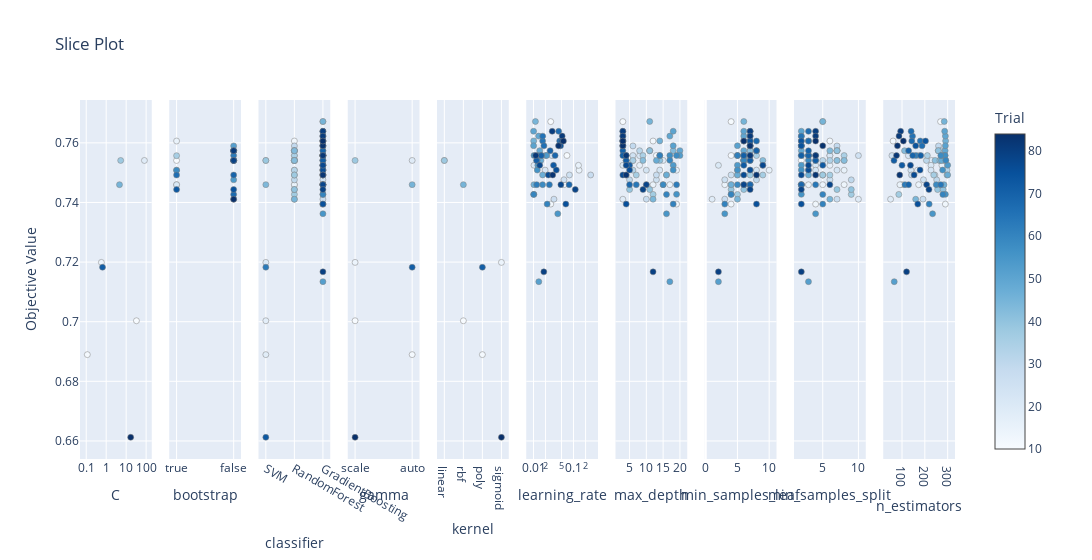

Notebook code for this chart:
### Code cell
# 3. Slice Plot
plot_slice(study).show()

### Figure 1 — Plotly figure (JSON) as saved in the notebook; plotly's stock layout.template omitted (floating-point values rounded to 4 significant figures)
{"data": [{"marker": {"color": [10, 11, 14, 19, 38, 45, 71, 84], "colorbar": {"title": {"text": "Trial"}, "x": 1, "xpad": 40}, "colorscale": [[0, "rgb(247,251,255)"], [0.125, "rgb(222,235,247)"], [0.25, "rgb(198,219,239)"], [0.375, "rgb(158,202,225)"], [0.5, "rgb(107,174,214)"], [0.625, "rgb(66,146,198)"], [0.75, "rgb(33,113,181)"], [0.875, "rgb(8,81,156)"], [1, "rgb(8,48,107)"]], "line": {"color": "Grey", "width": 0.5}, "showscale": true}, "mode": "markers", "name": "Feasible Trial", "showlegend": false, "type": "scatter", "x": [32.78, 0.1136, 0.5739, 82.11, 5.315, 4.631, 0.6551, 16.89], "xaxis": "x", "y": [0.7003, 0.689, 0.7199, 0.7541, 0.7541, 0.746, 0.7183, 0.6612], "yaxis": "y"}, {"marker": {"color": [0, 3, 6, 7, 12, 13, 16, 18, 25, 26, 27, 28, 29, 30, 31, 32, 33, 34, 35, 36, 37, 39, 40, 41, 42, 43, 44, 46], "colorbar": {"title": {"text": "Trial"}, "x": 1, "xpad": 40}, "colorscale": [[0, "rgb(247,251,255)"], [0.125, "rgb(222,235,247)"], [0.25, "rgb(198,219,239)"], [0.375, "rgb(158,202,225)"], [0.5, "rgb(107,174,214)"], [0.625, "rgb(66,146,198)"], [0.75, "rgb(33,113,181)"], [0.875, "rgb(8,81,156)"], [1, "rgb(8,48,107)"]], "line": {"color": "Grey", "width": 0.5}, "showscale": false}, "mode": "markers", "name": "Feasible Trial", "showlegend": false, "type": "scatter", "x": [true, true, true, true, false, false, true, true, false, false, false, false, false, true, false, false, false, false, true, false, false, true, false, false, false, false, false, false], "xaxis": "x2", "y": [0.7541, 0.7606, 0.746, 0.7459, 0.7411, 0.7541, 0.7557, 0.7508, 0.7574, 0.759, 0.7476, 0.7541, 0.7574, 0.7508, 0.7574, 0.7541, 0.7557, 0.7541, 0.7492, 0.7427, 0.7492, 0.7443, 0.7443, 0.7574, 0.7541, 0.7541, 0.7574, 0.7411], "yaxis": "y2"}, {"marker": {"color": [0, 1, 2, 3, 4, 5, 6, 7, 8, 9, 10, 11, 12, 13, 14, 15, 16, 17, 18, 19, 20, 21, 22, 23, 24, 25, 26, 27, 28, 29, 30, 31, 32, 33, 34, 35, 36, 37, 38, 39, 40, 41, 42, 43, 44, 45, 46, 47, 48, 49, 50, 51, 52, 53, 54, 55, 56, 57, 58, 59, 60, 61, 62, 63, 64, 65, 66, 67, 68, 69, 70, 71, 72, 73, 74, 75, 76, 77, 78, 79, 80, 81, 82, 83, 84, 85, 86, 87, 88, 89, 90, 91, 92, 93, 94, 95, 96, 97, 98, 99], "colorbar": {"title": {"text": "Trial"}, "x": 1, "xpad": 40}, "colorscale": [[0, "rgb(247,251,255)"], [0.125, "rgb(222,235,247)"], [0.25, "rgb(198,219,239)"], [0.375, "rgb(158,202,225)"], [0.5, "rgb(107,174,214)"], [0.625, "rgb(66,146,198)"], [0.75, "rgb(33,113,181)"], [0.875, "rgb(8,81,156)"], [1, "rgb(8,48,107)"]], "line": {"color": "Grey", "width": 0.5}, "showscale": false}, "mode": "markers", "name": "Feasible Trial", "showlegend": false, "type": "scatter", "x": ["RandomForest", "GradientBoosting", "GradientBoosting", "RandomForest", "GradientBoosting", "GradientBoosting", "RandomForest", "RandomForest", "GradientBoosting", "GradientBoosting", "SVM", "SVM", "RandomForest", "RandomForest", "SVM", "GradientBoosting", "RandomForest", "GradientBoosting", "RandomForest", "SVM", "GradientBoosting", "GradientBoosting", "GradientBoosting", "GradientBoosting", "GradientBoosting", "RandomForest", "RandomForest", "RandomForest", "RandomForest", "RandomForest", "RandomForest", "RandomForest", "RandomForest", "RandomForest", "RandomForest", "RandomForest", "RandomForest", "RandomForest", "SVM", "RandomForest", "RandomForest", "RandomForest", "RandomForest", "RandomForest", "RandomForest", "SVM", "RandomForest", "GradientBoosting", "GradientBoosting", "GradientBoosting", "GradientBoosting", "GradientBoosting", "GradientBoosting", "GradientBoosting", "GradientBoosting", "GradientBoosting", "GradientBoosting", "GradientBoosting", "GradientBoosting", "GradientBoosting", "GradientBoosting", "GradientBoosting", "GradientBoosting", "GradientBoosting", "GradientBoosting", "GradientBoosting", "GradientBoosting", "GradientBoosting", "GradientBoosting", "GradientBoosting", "GradientBoosting", "SVM", "GradientBoosting", "GradientBoosting", "GradientBoosting", "GradientBoosting", "GradientBoosting", "GradientBoosting", "GradientBoosting", "GradientBoosting", "GradientBoosting", "GradientBoosting", "GradientBoosting", "GradientBoosting", "SVM", "GradientBoosting", "GradientBoosting", "GradientBoosting", "GradientBoosting", "GradientBoosting", "GradientBoosting", "GradientBoosting", "GradientBoosting", "GradientBoosting", "GradientBoosting", "GradientBoosting", "GradientBoosting", "GradientBoosting", "GradientBoosting", "GradientBoosting"], "xaxis": "x3", "y": [0.7541, 0.7671, 0.7558, 0.7606, 0.7395, 0.746, 0.746, 0.7459, 0.7508, 0.7525, 0.7003, 0.689, 0.7411, 0.7541, 0.7199, 0.7525, 0.7557, 0.7509, 0.7508, 0.7541, 0.7557, 0.7476, 0.7492, 0.7411, 0.7492, 0.7574, 0.759, 0.7476, 0.7541, 0.7574, 0.7508, 0.7574, 0.7541, 0.7557, 0.7541, 0.7492, 0.7427, 0.7492, 0.7541, 0.7443, 0.7443, 0.7574, 0.7541, 0.7541, 0.7574, 0.746, 0.7411, 0.7672, 0.7606, 0.746, 0.7492, 0.7541, 0.7574, 0.7623, 0.7639, 0.759, 0.7134, 0.7557, 0.7525, 0.7557, 0.7362, 0.7427, 0.7509, 0.7558, 0.7558, 0.746, 0.7541, 0.7427, 0.7394, 0.7558, 0.746, 0.7183, 0.746, 0.7606, 0.7622, 0.759, 0.7639, 0.7606, 0.746, 0.7557, 0.7574, 0.7557, 0.7541, 0.7525, 0.6612, 0.7606, 0.759, 0.7394, 0.7509, 0.7492, 0.7525, 0.746, 0.7443, 0.7167, 0.7639, 0.7623, 0.7557, 0.7492, 0.759, 0.7606], "yaxis": "y3"}, {"marker": {"color": [10, 11, 14, 19, 38, 45, 71, 84], "colorbar": {"title": {"text": "Trial"}, "x": 1, "xpad": 40}, "colorscale": [[0, "rgb(247,251,255)"], [0.125, "rgb(222,235,247)"], [0.25, "rgb(198,219,239)"], [0.375, "rgb(158,202,225)"], [0.5, "rgb(107,174,214)"], [0.625, "rgb(66,146,198)"], [0.75, "rgb(33,113,181)"], [0.875, "rgb(8,81,156)"], [1, "rgb(8,48,107)"]], "line": {"color": "Grey", "width": 0.5}, "showscale": false}, "mode": "markers", "name": "Feasible Trial", "showlegend": false, "type": "scatter", "x": ["scale", "auto", "scale", "auto", "scale", "auto", "auto", "scale"], "xaxis": "x4", "y": [0.7003, 0.689, 0.7199, 0.7541, 0.7541, 0.746, 0.7183, 0.6612], "yaxis": "y4"}, {"marker": {"color": [10, 11, 14, 19, 38, 45, 71, 84], "colorbar": {"title": {"text": "Trial"}, "x": 1, "xpad": 40}, "colorscale": [[0, "rgb(247,251,255)"], [0.125, "rgb(222,235,247)"], [0.25, "rgb(198,219,239)"], [0.375, "rgb(158,202,225)"], [0.5, "rgb(107,174,214)"], [0.625, "rgb(66,146,198)"], [0.75, "rgb(33,113,181)"], [0.875, "rgb(8,81,156)"], [1, "rgb(8,48,107)"]], "line": {"color": "Grey", "width": 0.5}, "showscale": false}, "mode": "markers", "name": "Feasible Trial", "showlegend": false, "type": "scatter", "x": ["rbf", "poly", "sigmoid", "linear", "linear", "rbf", "poly", "sigmoid"], "xaxis": "x5", "y": [0.7003, 0.689, 0.7199, 0.7541, 0.7541, 0.746, 0.7183, 0.6612], "yaxis": "y5"}, {"marker": {"color": [1, 2, 4, 5, 8, 9, 15, 17, 20, 21, 22, 23, 24, 47, 48, 49, 50, 51, 52, 53, 54, 55, 56, 57, 58, 59, 60, 61, 62, 63, 64, 65, 66, 67, 68, 69, 70, 72, 73, 74, 75, 76, 77, 78, 79, 80, 81, 82, 83, 85, 86, 87, 88, 89, 90, 91, 92, 93, 94, 95, 96, 97, 98, 99], "colorbar": {"title": {"text": "Trial"}, "x": 1, "xpad": 40}, "colorscale": [[0, "rgb(247,251,255)"], [0.125, "rgb(222,235,247)"], [0.25, "rgb(198,219,239)"], [0.375, "rgb(158,202,225)"], [0.5, "rgb(107,174,214)"], [0.625, "rgb(66,146,198)"], [0.75, "rgb(33,113,181)"], [0.875, "rgb(8,81,156)"], [1, "rgb(8,48,107)"]], "line": {"color": "Grey", "width": 0.5}, "showscale": false}, "mode": "markers", "name": "Feasible Trial", "showlegend": false, "type": "scatter", "x": [0.02694, 0.06843, 0.02701, 0.05836, 0.1376, 0.1328, 0.0103, 0.01952, 0.02894, 0.05757, 0.07899, 0.03241, 0.2677, 0.01118, 0.01012, 0.01025, 0.01689, 0.01523, 0.0143, 0.01342, 0.01005, 0.01006, 0.01356, 0.02009, 0.01282, 0.02126, 0.04041, 0.01024, 0.01242, 0.0103, 0.01298, 0.01689, 0.01241, 0.01006, 0.02192, 0.01588, 0.01205, 0.02495, 0.01694, 0.01698, 0.01822, 0.04258, 0.04499, 0.07768, 0.03463, 0.026, 0.01562, 0.01186, 0.03163, 0.05107, 0.04736, 0.06419, 0.03708, 0.02354, 0.01432, 0.04833, 0.1106, 0.01813, 0.0293, 0.05198, 0.01143, 0.03017, 0.04221, 0.05589], "xaxis": "x6", "y": [0.7671, 0.7558, 0.7395, 0.746, 0.7508, 0.7525, 0.7525, 0.7509, 0.7557, 0.7476, 0.7492, 0.7411, 0.7492, 0.7672, 0.7606, 0.746, 0.7492, 0.7541, 0.7574, 0.7623, 0.7639, 0.759, 0.7134, 0.7557, 0.7525, 0.7557, 0.7362, 0.7427, 0.7509, 0.7558, 0.7558, 0.746, 0.7541, 0.7427, 0.7394, 0.7558, 0.746, 0.746, 0.7606, 0.7622, 0.759, 0.7639, 0.7606, 0.746, 0.7557, 0.7574, 0.7557, 0.7541, 0.7525, 0.7606, 0.759, 0.7394, 0.7509, 0.7492, 0.7525, 0.746, 0.7443, 0.7167, 0.7639, 0.7623, 0.7557, 0.7492, 0.759, 0.7606], "yaxis": "y6"}, {"marker": {"color": [0, 1, 2, 3, 4, 5, 6, 7, 8, 9, 12, 13, 15, 16, 17, 18, 20, 21, 22, 23, 24, 25, 26, 27, 28, 29, 30, 31, 32, 33, 34, 35, 36, 37, 39, 40, 41, 42, 43, 44, 46, 47, 48, 49, 50, 51, 52, 53, 54, 55, 56, 57, 58, 59, 60, 61, 62, 63, 64, 65, 66, 67, 68, 69, 70, 72, 73, 74, 75, 76, 77, 78, 79, 80, 81, 82, 83, 85, 86, 87, 88, 89, 90, 91, 92, 93, 94, 95, 96, 97, 98, 99], "colorbar": {"title": {"text": "Trial"}, "x": 1, "xpad": 40}, "colorscale": [[0, "rgb(247,251,255)"], [0.125, "rgb(222,235,247)"], [0.25, "rgb(198,219,239)"], [0.375, "rgb(158,202,225)"], [0.5, "rgb(107,174,214)"], [0.625, "rgb(66,146,198)"], [0.75, "rgb(33,113,181)"], [0.875, "rgb(8,81,156)"], [1, "rgb(8,48,107)"]], "line": {"color": "Grey", "width": 0.5}, "showscale": false}, "mode": "markers", "name": "Feasible Trial", "showlegend": false, "type": "scatter", "x": [6, 3, 13, 12, 19, 10, 17, 12, 19, 8, 3, 15, 3, 8, 14, 10, 6, 13, 16, 10, 13, 11, 6, 5, 4, 8, 6, 11, 4, 9, 6, 7, 12, 4, 5, 11, 11, 14, 9, 18, 12, 11, 14, 15, 16, 13, 20, 17, 18, 18, 17, 20, 18, 14, 16, 19, 18, 17, 19, 15, 17, 16, 18, 14, 19, 7, 3, 3, 3, 3, 3, 5, 4, 3, 3, 4, 5, 3, 3, 4, 5, 3, 4, 10, 9, 12, 3, 3, 4, 4, 3, 3], "xaxis": "x7", "y": [0.7541, 0.7671, 0.7558, 0.7606, 0.7395, 0.746, 0.746, 0.7459, 0.7508, 0.7525, 0.7411, 0.7541, 0.7525, 0.7557, 0.7509, 0.7508, 0.7557, 0.7476, 0.7492, 0.7411, 0.7492, 0.7574, 0.759, 0.7476, 0.7541, 0.7574, 0.7508, 0.7574, 0.7541, 0.7557, 0.7541, 0.7492, 0.7427, 0.7492, 0.7443, 0.7443, 0.7574, 0.7541, 0.7541, 0.7574, 0.7411, 0.7672, 0.7606, 0.746, 0.7492, 0.7541, 0.7574, 0.7623, 0.7639, 0.759, 0.7134, 0.7557, 0.7525, 0.7557, 0.7362, 0.7427, 0.7509, 0.7558, 0.7558, 0.746, 0.7541, 0.7427, 0.7394, 0.7558, 0.746, 0.746, 0.7606, 0.7622, 0.759, 0.7639, 0.7606, 0.746, 0.7557, 0.7574, 0.7557, 0.7541, 0.7525, 0.7606, 0.759, 0.7394, 0.7509, 0.7492, 0.7525, 0.746, 0.7443, 0.7167, 0.7639, 0.7623, 0.7557, 0.7492, 0.759, 0.7606], "yaxis": "y7"}, {"marker": {"color": [0, 1, 2, 3, 4, 5, 6, 7, 8, 9, 12, 13, 15, 16, 17, 18, 20, 21, 22, 23, 24, 25, 26, 27, 28, 29, 30, 31, 32, 33, 34, 35, 36, 37, 39, 40, 41, 42, 43, 44, 46, 47, 48, 49, 50, 51, 52, 53, 54, 55, 56, 57, 58, 59, 60, 61, 62, 63, 64, 65, 66, 67, 68, 69, 70, 72, 73, 74, 75, 76, 77, 78, 79, 80, 81, 82, 83, 85, 86, 87, 88, 89, 90, 91, 92, 93, 94, 95, 96, 97, 98, 99], "colorbar": {"title": {"text": "Trial"}, "x": 1, "xpad": 40}, "colorscale": [[0, "rgb(247,251,255)"], [0.125, "rgb(222,235,247)"], [0.25, "rgb(198,219,239)"], [0.375, "rgb(158,202,225)"], [0.5, "rgb(107,174,214)"], [0.625, "rgb(66,146,198)"], [0.75, "rgb(33,113,181)"], [0.875, "rgb(8,81,156)"], [1, "rgb(8,48,107)"]], "line": {"color": "Grey", "width": 0.5}, "showscale": false}, "mode": "markers", "name": "Feasible Trial", "showlegend": false, "type": "scatter", "x": [6, 4, 4, 6, 4, 4, 3, 7, 10, 9, 1, 7, 2, 6, 8, 5, 5, 3, 4, 3, 5, 7, 7, 8, 6, 8, 7, 7, 6, 8, 6, 9, 5, 7, 4, 6, 7, 7, 9, 8, 5, 6, 6, 4, 5, 6, 6, 6, 6, 5, 2, 6, 5, 6, 3, 4, 5, 5, 6, 5, 6, 4, 3, 5, 6, 7, 7, 7, 7, 7, 8, 7, 7, 8, 6, 7, 6, 7, 7, 8, 7, 6, 9, 6, 7, 2, 7, 7, 7, 8, 7, 6], "xaxis": "x8", "y": [0.7541, 0.7671, 0.7558, 0.7606, 0.7395, 0.746, 0.746, 0.7459, 0.7508, 0.7525, 0.7411, 0.7541, 0.7525, 0.7557, 0.7509, 0.7508, 0.7557, 0.7476, 0.7492, 0.7411, 0.7492, 0.7574, 0.759, 0.7476, 0.7541, 0.7574, 0.7508, 0.7574, 0.7541, 0.7557, 0.7541, 0.7492, 0.7427, 0.7492, 0.7443, 0.7443, 0.7574, 0.7541, 0.7541, 0.7574, 0.7411, 0.7672, 0.7606, 0.746, 0.7492, 0.7541, 0.7574, 0.7623, 0.7639, 0.759, 0.7134, 0.7557, 0.7525, 0.7557, 0.7362, 0.7427, 0.7509, 0.7558, 0.7558, 0.746, 0.7541, 0.7427, 0.7394, 0.7558, 0.746, 0.746, 0.7606, 0.7622, 0.759, 0.7639, 0.7606, 0.746, 0.7557, 0.7574, 0.7557, 0.7541, 0.7525, 0.7606, 0.759, 0.7394, 0.7509, 0.7492, 0.7525, 0.746, 0.7443, 0.7167, 0.7639, 0.7623, 0.7557, 0.7492, 0.759, 0.7606], "yaxis": "y8"}, {"marker": {"color": [0, 1, 2, 3, 4, 5, 6, 7, 8, 9, 12, 13, 15, 16, 17, 18, 20, 21, 22, 23, 24, 25, 26, 27, 28, 29, 30, 31, 32, 33, 34, 35, 36, 37, 39, 40, 41, 42, 43, 44, 46, 47, 48, 49, 50, 51, 52, 53, 54, 55, 56, 57, 58, 59, 60, 61, 62, 63, 64, 65, 66, 67, 68, 69, 70, 72, 73, 74, 75, 76, 77, 78, 79, 80, 81, 82, 83, 85, 86, 87, 88, 89, 90, 91, 92, 93, 94, 95, 96, 97, 98, 99], "colorbar": {"title": {"text": "Trial"}, "x": 1, "xpad": 40}, "colorscale": [[0, "rgb(247,251,255)"], [0.125, "rgb(222,235,247)"], [0.25, "rgb(198,219,239)"], [0.375, "rgb(158,202,225)"], [0.5, "rgb(107,174,214)"], [0.625, "rgb(66,146,198)"], [0.75, "rgb(33,113,181)"], [0.875, "rgb(8,81,156)"], [1, "rgb(8,48,107)"]], "line": {"color": "Grey", "width": 0.5}, "showscale": false}, "mode": "markers", "name": "Feasible Trial", "showlegend": false, "type": "scatter", "x": [2, 5, 6, 6, 4, 8, 5, 3, 8, 6, 10, 8, 4, 6, 7, 4, 10, 6, 5, 7, 5, 7, 7, 9, 5, 7, 3, 7, 6, 8, 7, 6, 9, 5, 7, 9, 7, 7, 8, 6, 6, 5, 3, 2, 3, 4, 2, 2, 2, 2, 3, 3, 2, 4, 4, 2, 2, 3, 2, 2, 3, 5, 5, 3, 2, 4, 2, 2, 2, 3, 3, 2, 3, 3, 2, 4, 5, 2, 2, 2, 3, 2, 3, 6, 2, 2, 4, 4, 4, 4, 5, 4], "xaxis": "x9", "y": [0.7541, 0.7671, 0.7558, 0.7606, 0.7395, 0.746, 0.746, 0.7459, 0.7508, 0.7525, 0.7411, 0.7541, 0.7525, 0.7557, 0.7509, 0.7508, 0.7557, 0.7476, 0.7492, 0.7411, 0.7492, 0.7574, 0.759, 0.7476, 0.7541, 0.7574, 0.7508, 0.7574, 0.7541, 0.7557, 0.7541, 0.7492, 0.7427, 0.7492, 0.7443, 0.7443, 0.7574, 0.7541, 0.7541, 0.7574, 0.7411, 0.7672, 0.7606, 0.746, 0.7492, 0.7541, 0.7574, 0.7623, 0.7639, 0.759, 0.7134, 0.7557, 0.7525, 0.7557, 0.7362, 0.7427, 0.7509, 0.7558, 0.7558, 0.746, 0.7541, 0.7427, 0.7394, 0.7558, 0.746, 0.746, 0.7606, 0.7622, 0.759, 0.7639, 0.7606, 0.746, 0.7557, 0.7574, 0.7557, 0.7541, 0.7525, 0.7606, 0.759, 0.7394, 0.7509, 0.7492, 0.7525, 0.746, 0.7443, 0.7167, 0.7639, 0.7623, 0.7557, 0.7492, 0.759, 0.7606], "yaxis": "y9"}, {"marker": {"color": [0, 1, 2, 3, 4, 5, 6, 7, 8, 9, 12, 13, 15, 16, 17, 18, 20, 21, 22, 23, 24, 25, 26, 27, 28, 29, 30, 31, 32, 33, 34, 35, 36, 37, 39, 40, 41, 42, 43, 44, 46, 47, 48, 49, 50, 51, 52, 53, 54, 55, 56, 57, 58, 59, 60, 61, 62, 63, 64, 65, 66, 67, 68, 69, 70, 72, 73, 74, 75, 76, 77, 78, 79, 80, 81, 82, 83, 85, 86, 87, 88, 89, 90, 91, 92, 93, 94, 95, 96, 97, 98, 99], "colorbar": {"title": {"text": "Trial"}, "x": 1, "xpad": 40}, "colorscale": [[0, "rgb(247,251,255)"], [0.125, "rgb(222,235,247)"], [0.25, "rgb(198,219,239)"], [0.375, "rgb(158,202,225)"], [0.5, "rgb(107,174,214)"], [0.625, "rgb(66,146,198)"], [0.75, "rgb(33,113,181)"], [0.875, "rgb(8,81,156)"], [1, "rgb(8,48,107)"]], "line": {"color": "Grey", "width": 0.5}, "showscale": false}, "mode": "markers", "name": "Feasible Trial", "showlegend": false, "type": "scatter", "x": [290, 269, 175, 61, 290, 100, 173, 91, 168, 275, 50, 230, 227, 128, 227, 139, 56, 194, 244, 192, 142, 261, 260, 252, 207, 271, 297, 259, 264, 211, 282, 239, 86, 297, 256, 280, 259, 245, 266, 111, 160, 285, 291, 284, 300, 273, 289, 290, 287, 290, 66, 275, 300, 288, 234, 290, 278, 289, 270, 250, 292, 279, 219, 161, 113, 270, 180, 146, 188, 140, 143, 129, 147, 129, 182, 65, 100, 203, 160, 169, 179, 153, 137, 208, 218, 120, 94, 87, 76, 90, 80, 106], "xaxis": "x10", "y": [0.7541, 0.7671, 0.7558, 0.7606, 0.7395, 0.746, 0.746, 0.7459, 0.7508, 0.7525, 0.7411, 0.7541, 0.7525, 0.7557, 0.7509, 0.7508, 0.7557, 0.7476, 0.7492, 0.7411, 0.7492, 0.7574, 0.759, 0.7476, 0.7541, 0.7574, 0.7508, 0.7574, 0.7541, 0.7557, 0.7541, 0.7492, 0.7427, 0.7492, 0.7443, 0.7443, 0.7574, 0.7541, 0.7541, 0.7574, 0.7411, 0.7672, 0.7606, 0.746, 0.7492, 0.7541, 0.7574, 0.7623, 0.7639, 0.759, 0.7134, 0.7557, 0.7525, 0.7557, 0.7362, 0.7427, 0.7509, 0.7558, 0.7558, 0.746, 0.7541, 0.7427, 0.7394, 0.7558, 0.746, 0.746, 0.7606, 0.7622, 0.759, 0.7639, 0.7606, 0.746, 0.7557, 0.7574, 0.7557, 0.7541, 0.7525, 0.7606, 0.759, 0.7394, 0.7509, 0.7492, 0.7525, 0.746, 0.7443, 0.7167, 0.7639, 0.7623, 0.7557, 0.7492, 0.759, 0.7606], "yaxis": "y10"}], "layout": {"title": {"text": "Slice Plot"}, "width": 3000, "xaxis": {"anchor": "y", "domain": [0, 0.082], "title": {"text": "C"}, "type": "log"}, "xaxis10": {"anchor": "y10", "domain": [0.918, 1.0], "title": {"text": "n_estimators"}}, "xaxis2": {"anchor": "y2", "categoryarray": [true, false], "categoryorder": "array", "domain": [0.102, 0.184], "title": {"text": "bootstrap"}, "type": "category"}, "xaxis3": {"anchor": "y3", "categoryarray": ["SVM", "RandomForest", "GradientBoosting"], "categoryorder": "array", "domain": [0.204, 0.286], "title": {"text": "classifier"}, "type": "category"}, "xaxis4": {"anchor": "y4", "categoryarray": ["scale", "auto"], "categoryorder": "array", "domain": [0.306, 0.388], "title": {"text": "gamma"}, "type": "category"}, "xaxis5": {"anchor": "y5", "categoryarray": ["linear", "rbf", "poly", "sigmoid"], "categoryorder": "array", "domain": [0.408, 0.49], "title": {"text": "kernel"}, "type": "category"}, "xaxis6": {"anchor": "y6", "domain": [0.51, 0.592], "title": {"text": "learning_rate"}, "type": "log"}, "xaxis7": {"anchor": "y7", "domain": [0.612, 0.694], "title": {"text": "max_depth"}}, "xaxis8": {"anchor": "y8", "domain": [0.714, 0.796], "title": {"text": "min_samples_leaf"}}, "xaxis9": {"anchor": "y9", "domain": [0.816, 0.898], "title": {"text": "min_samples_split"}}, "yaxis": {"anchor": "x", "domain": [0, 1], "title": {"text": "Objective Value"}}, "yaxis10": {"anchor": "x10", "domain": [0, 1], "matches": "y", "showticklabels": false}, "yaxis2": {"anchor": "x2", "domain": [0, 1], "matches": "y", "showticklabels": false}, "yaxis3": {"anchor": "x3", "domain": [0, 1], "matches": "y", "showticklabels": false}, "yaxis4": {"anchor": "x4", "domain": [0, 1], "matches": "y", "showticklabels": false}, "yaxis5": {"anchor": "x5", "domain": [0, 1], "matches": "y", "showticklabels": false}, "yaxis6": {"anchor": "x6", "domain": [0, 1], "matches": "y", "showticklabels": false}, "yaxis7": {"anchor": "x7", "domain": [0, 1], "matches": "y", "showticklabels": false}, "yaxis8": {"anchor": "x8", "domain": [0, 1], "matches": "y", "showticklabels": false}, "yaxis9": {"anchor": "x9", "domain": [0, 1], "matches": "y", "showticklabels": false}}}
